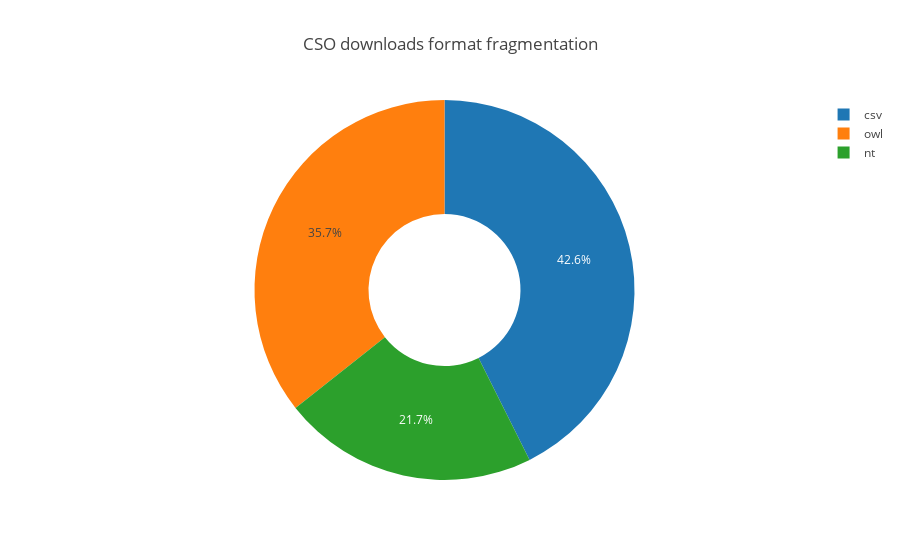

Notebook source saved alongside this figure:
### Code cell
formats = downloads_req_df.groupby('format')[['id']].nunique()

pie = go.Pie(values=formats.id,
              labels=formats.index,
              textposition='inside',
              name='Format',
              hoverinfo='label+value+name',
              hole=.4)

donut = go.Layout(title='CSO downloads format fragmentation')
fig = go.Figure(data=[pie], layout=donut)
plotly.offline.iplot(fig)
pio.write_image(fig, 'images/download_formats.png')

### Figure 1 — Plotly figure (JSON) as saved in the notebook; plotly's stock layout.template omitted (floating-point values rounded to 4 significant figures)
{"data": [{"hole": 0.4, "hoverinfo": "label+value+name", "labels": ["csv", "nt", "owl"], "name": "Format", "textposition": "inside", "type": "pie", "uid": "42e9d9fd-05ab-4b00-832a-7b20e885b48c", "values": [49, 25, 41]}], "layout": {"title": "CSO downloads format fragmentation"}}
